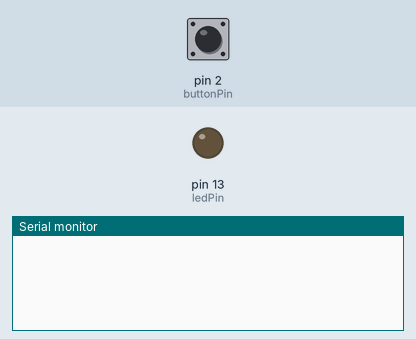
This sketch was run on a simulated Arduino Uno, built with avr-gcc and run on an emulated ATmega328P. Parts: output pins drawn as LEDs (lit = HIGH), the last lines printed to the serial monitor. Inputs (shaded band) come from the test bench; at power-on: pin 2 (buttonPin) LOW.

Above: at 1.2 s.
1.3 s: pin 2 (buttonPin) pulled HIGH for 0.15 s
At 1.43 s:
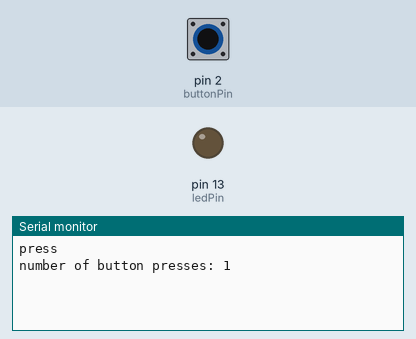
At 2.9 s:
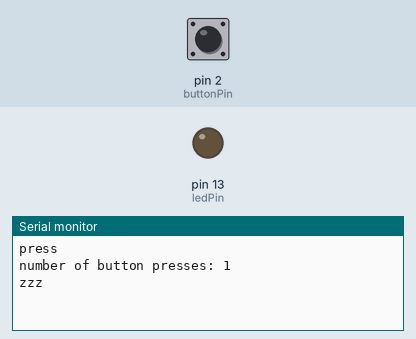

The sketch:

counting-buttono-presses.ino
```cpp
/*
button counter
CTA, 2024
*/

const int buttonPin = 2;
const int ledPin = 13;

int buttonState = 0;
int lastButtonState = 0;

int counter = 0;

void setup() {
  Serial.begin(9600);
  pinMode(buttonPin, INPUT);
  pinMode(ledPin, OUTPUT);
}

void loop() {

  buttonState = digitalRead(buttonPin);

  if (buttonState != lastButtonState) {

    if (buttonState == HIGH) {

      counter++;
      Serial.println("press");
      Serial.print("number of button presses: ");
      Serial.println(counter);
      } else {
        Serial.println("zzz");
      }
      delay(50);
  }
lastButtonState = buttonState;
}
```

Measured:
- after the input at 1.3 s, the serial monitor: prints a new line at once (image 1)
